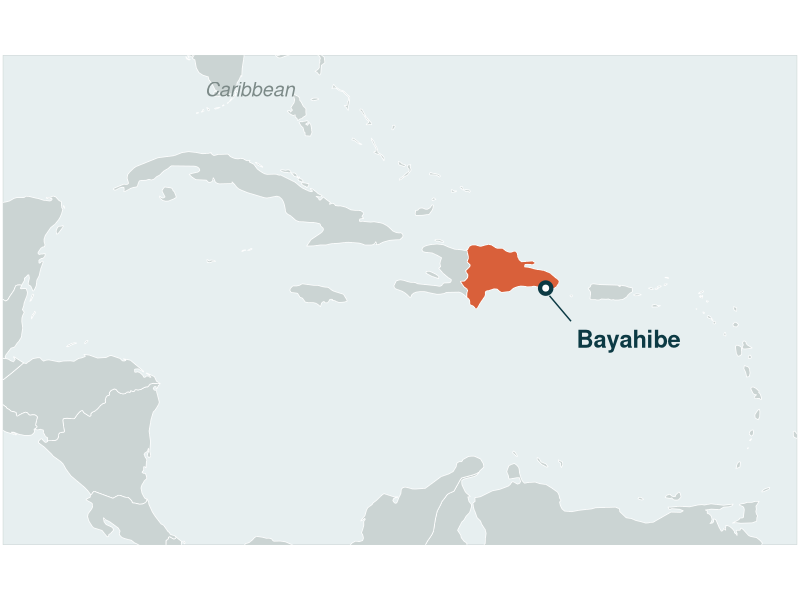

Write R code to recreate this figure.
# dr_locator.R — clean Caribbean locator for the "Meet FUNDEMAR" slide.
# Dominican Republic highlighted in the deck coral; Bayahibe pinned. Deck palette.
# Run: Rscript presentation-figs/dr_locator.R

setwd(path.expand("~/Detmer-2025-coral-RSE"))
suppressMessages({library(rnaturalearth); library(sf); library(ggplot2); library(dplyr)})

DARK<-"#0C3A44"; CORAL<-"#D9603A"; INK<-"#1E2A2E"
w <- ne_countries(scale="medium", returnclass="sf")
w$isDR <- w$admin == "Dominican Republic"
bay <- data.frame(lon=-68.84, lat=18.37)   # Bayahibe, SE Dominican Republic

p <- ggplot(w) +
  geom_sf(aes(fill=isDR), color="white", linewidth=0.25) +
  scale_fill_manual(values=c(`FALSE`="#CBD4D3", `TRUE`=CORAL), guide="none") +
  geom_point(data=bay, aes(lon,lat), color=DARK, size=4.6) +
  geom_point(data=bay, aes(lon,lat), color="white", size=1.7) +
  annotate("text", x=-67.7, y=16.9, label="Bayahibe", hjust=0, vjust=1,
           size=6, color=DARK, fontface="bold") +
  annotate("segment", x=-68.7, xend=-67.9, y=18.1, yend=17.2, color=DARK, linewidth=0.5) +
  annotate("text", x=-81.5, y=25.4, label="Caribbean", hjust=0, size=5, color="#7C8A88", fontface="italic") +
  coord_sf(xlim=c(-89,-59.5), ylim=c(9.3,26.6), expand=FALSE) +
  theme_void() +
  theme(panel.background=element_rect(fill="#E7EFF0", color="#CBD4D3"),
        plot.background=element_rect(fill="white", color=NA),
        plot.margin=margin(2,2,2,2))

ggsave("presentation-figs/dr_locator.png", p, width=5.6, height=3.15, units="in", dpi=300, bg="white")
cat("wrote presentation-figs/dr_locator.png\n")
